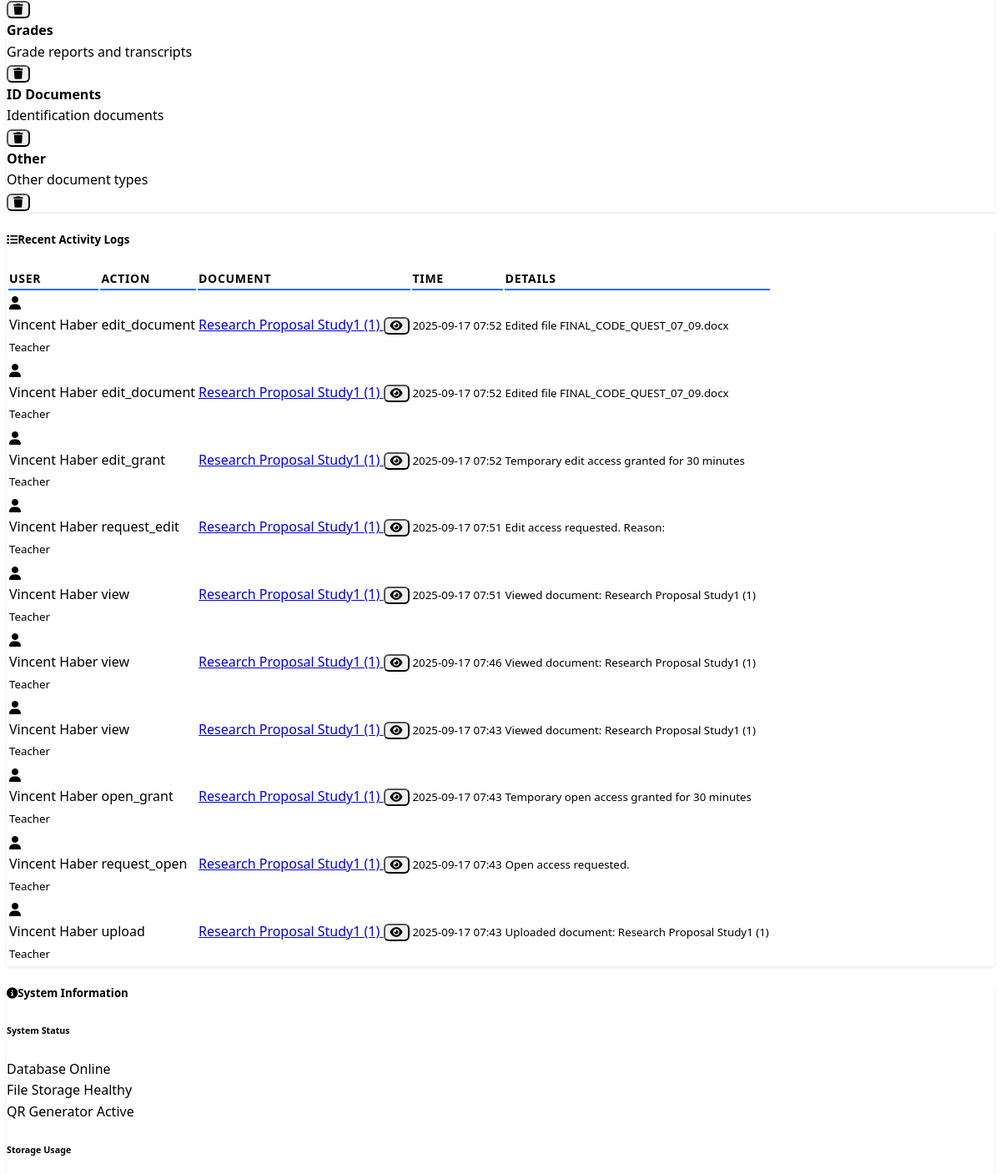
Page /admin (signed in, middle part) on the earlier database version.
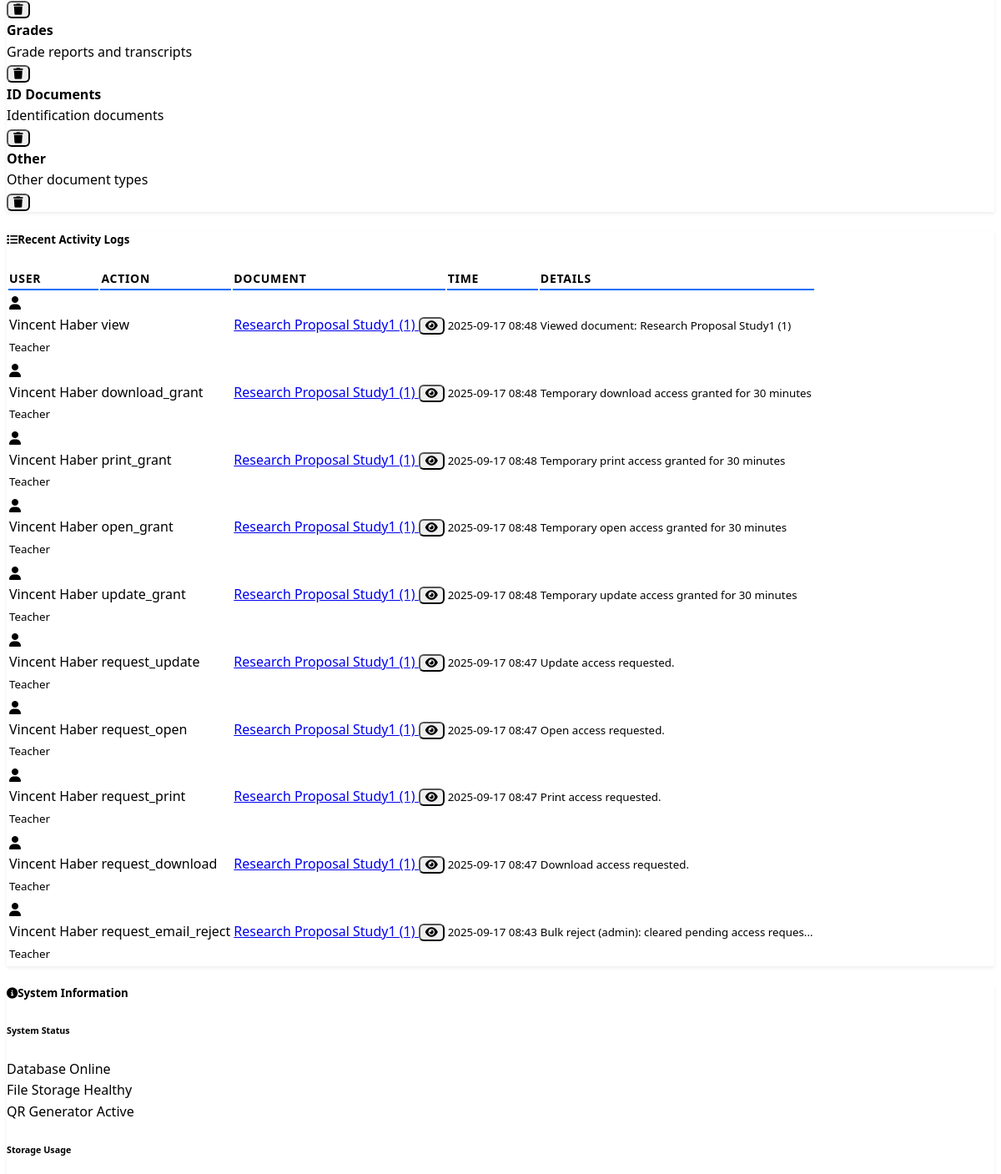
Same page on the later database version.
### models.py (models this page shows, shortened)
class DocumentType(db.Model):
    id = db.Column(db.Integer, primary_key=True)
    name = db.Column(db.String(50), unique=True, nullable=False)
    description = db.Column(db.Text)
    documents = db.relationship('Document', backref='document_type', lazy='dynamic')

class AccessLog(db.Model):
    id = db.Column(db.Integer, primary_key=True)
    user_id = db.Column(db.Integer, db.ForeignKey('user.id'), nullable=False)
    document_id = db.Column(db.Integer, db.ForeignKey('document.id'), nullable=True)
    action = db.Column(db.String(50), nullable=False)  # view, download, upload, delete, etc.
    ip_address = db.Column(db.String(45))
    user_agent = db.Column(db.Text)
    timestamp = db.Column(db.DateTime, default=datetime.utcnow, index=True)
    details = db.Column(db.Text)  # Additional details about the action

class User(UserMixin, db.Model):
    id = db.Column(db.Integer, primary_key=True)
    username = db.Column(db.String(64), unique=True, nullable=False, index=True)
    email = db.Column(db.String(120), unique=True, nullable=False, index=True)
    password_hash = db.Column(db.String(256), nullable=False)
    first_name = db.Column(db.String(50), nullable=False)
    last_name = db.Column(db.String(50), nullable=False)
    student_id = db.Column(db.String(20), unique=True, nullable=True)
    role_id = db.Column(db.Integer, db.ForeignKey('role.id'), nullable=False)
    is_active = db.Column(db.Boolean, default=True)
    last_login = db.Column(db.DateTime)
    created_at = db.Column(db.DateTime, default=datetime.utcnow)
    uploaded_documents = db.relationship('Document', foreign_keys='Document.uploaded_by_id', backref='uploader', lazy='dynamic')
    owned_documents = db.relationship('Document', foreign_keys='Document.owner_id', backref='owner', lazy='dynamic')
    access_logs = db.relationship('AccessLog', backref='user', lazy='dynamic')
    def get_full_name(self):
        return f"{self.first_name} {self.last_name}"
    def has_role(self, role_name):
        return self.role and self.role.name == role_name
    def can_access_admin(self):
        return self.has_role('Admin')
    def can_upload_documents(self):
        return self.has_role('Admin') or self.has_role('Teacher') or self.has_role('Registrar')

class Role(db.Model):
    id = db.Column(db.Integer, primary_key=True)
    name = db.Column(db.String(50), unique=True, nullable=False)
    users = db.relationship('User', backref='role', lazy='dynamic')

class Document(db.Model):
    id = db.Column(db.Integer, primary_key=True)
    title = db.Column(db.String(200), nullable=False)
    filename = db.Column(db.String(200), nullable=False)
    file_path = db.Column(db.String(500), nullable=False)
    file_size = db.Column(db.Integer)
    file_type = db.Column(db.String(50))
    qr_code_path = db.Column(db.String(500))
    qr_code_data = db.Column(db.Text)  # Stores the QR code content
    document_number = db.Column(db.String(50), unique=True, nullable=True)
    document_type_id = db.Column(db.Integer, db.ForeignKey('document_type.id'), nullable=False)
    uploaded_by_id = db.Column(db.Integer, db.ForeignKey('user.id'), nullable=False)
    owner_id = db.Column(db.Integer, db.ForeignKey('user.id'), nullable=False)
    created_at = db.Column(db.DateTime, default=datetime.utcnow)
    updated_at = db.Column(db.DateTime, default=datetime.utcnow, onupdate=datetime.utcnow)
    is_active = db.Column(db.Boolean, default=True)
    access_count = db.Column(db.Integer, default=0)
    access_logs = db.relationship('AccessLog', backref='document', lazy='dynamic')
    owner_details = db.relationship('OwnerDocumentDetails', backref='document', uselist=False, cascade='all, delete-orphan')

### routes.py (the view, shortened to what this page needs)
@app.route('/admin')
@login_required
def admin_panel():
    if not current_user.can_access_admin():
        flash('You do not have permission to access the admin panel.', 'error')
        return redirect(url_for('dashboard'))
    total_users = User.query.count()
    total_documents = Document.query.filter_by(is_active=True).count()
    recent_logs = AccessLog.query.order_by(desc(AccessLog.timestamp)).limit(10).all()
    document_types = DocumentType.query.order_by(DocumentType.name).all()
    try:
        raw_requests = AccessLog.query.filter_by(action='request_edit').order_by(desc(AccessLog.timestamp)).limit(200).all()
        pending = []
        for req in raw_requests:
            has_resolution = AccessLog.query.filter(
                AccessLog.document_id == req.document_id,
                AccessLog.user_id == req.user_id,
                AccessLog.action.in_(['edit_grant', 'request_edit_reject']),
                AccessLog.timestamp >= req.timestamp
            ).first()
            if not has_resolution:
                pending.append(req)
        pending_edit_requests = pending[:50]
    except Exception:
        pending_edit_requests = []
    try:
        raw_access = AccessLog.query.filter(AccessLog.action.in_([
            'request_download', 'request_print', 'request_update', 'request_open', 'request_email', 'request_owner_edit'
        ])).order_by(desc(AccessLog.timestamp)).limit(300).all()
        pend = []
        for req in raw_access:
            kind = req.action.replace('request_', '')
            resolution = AccessLog.query.filter(
                AccessLog.document_id == req.document_id,
                AccessLog.user_id == req.user_id,
                AccessLog.action.in_([f'{kind}_grant', f'request_{kind}_reject']),
                AccessLog.timestamp >= req.timestamp
            ).first()
            if not resolution:
                pend.append(req)
        pending_access_requests = pend[:100]
    except Exception:
        pending_access_requests = []
    try:
        cutoff = datetime.utcnow() - timedelta(minutes=30)
        active_grants = AccessLog.query.filter(
            AccessLog.action.in_(['edit_grant', 'download_grant', 'print_grant', 'update_grant', 'open_grant', 'email_grant', 'owner_edit_grant']),
            AccessLog.timestamp >= cutoff
        ).order_by(desc(AccessLog.timestamp)).limit(500).all()
        filtered = []
        active_grants = filtered
    except Exception:
        active_grants = []
    try:
        active_grants_info = []
    except Exception:
        active_grants_info = []
    return render_template('admin.html',
                         total_users=total_users,
                         total_documents=total_documents,
                         recent_logs=recent_logs,
                         document_types=document_types,
                         pending_edit_requests=pending_edit_requests,
                         pending_access_requests=pending_access_requests,
                         active_grants=active_grants,
                         active_grants_info=active_grants_info)

### app.py (called while the page is built)
@app.context_processor
def inject_static_version():
    return {'static_version': app.config.get('STATIC_VERSION', '1')}

@login_manager.user_loader
def load_user(user_id):
    from models import User
    return User.query.get(int(user_id))

### templates/admin.html (shortened to what the changed rows need)
{% extends "base.html" %}
{% block content %}
<div class="container mt-4">
                    {% set req_count = (pending_edit_requests|length) if pending_edit_requests else 0 %}
                    {% set acc_count = (pending_access_requests|length) if pending_access_requests else 0 %}
    <div class="row mb-4">
        <div class="col-12">
            <div class="card">
                <div class="card-body">
                    {% if document_types %}
                    <div class="list-group">
                        {% for dt in document_types %}
                        <div class="list-group-item d-flex justify-content-between align-items-center">
                            <div>
                                <strong>{{ dt.name }}</strong>
                                {% if dt.description %}
                                <div class="small text-muted">{{ dt.description }}</div>
                                {% endif %}
                            </div>
                            <div>
                                <form method="POST" action="{{ url_for('delete_document_type', type_id=dt.id) }}" style="display:inline;">
                                    <button type="submit" class="btn btn-sm btn-outline-danger" onclick="return confirm('Delete document type {{ dt.name }}? This cannot be undone.');">
                                        <i class="fas fa-trash"></i>
                                    </button>
                                </form>
                            </div>
                        </div>
                        {% endfor %}
                    </div>
                    {% else %}
                    <p class="text-muted">No document types defined yet.</p>
                    {% endif %}
                </div>
            </div>
        </div>
    </div>
    <div class="row mb-4">
        <div class="col-lg-8 mb-4">
            <div class="card h-100">
                <div class="card-body">
                    {% if recent_logs %}
                        <div class="table-responsive">
                            <table class="table table-hover">
                                <thead>
                                    <tr>
                                        <th>User</th>
                                        <th>Action</th>
                                        <th>Document</th>
                                        <th>Time</th>
                                        <th>Details</th>
                                    </tr>
                                </thead>
                                <tbody>
                                    {% for log in recent_logs %}
                                    <tr>
                                        <td>
                                            <div class="d-flex align-items-center">
                                                <i class="fas fa-user text-primary me-2"></i>
                                                <div>
                                                    <div class="fw-bold">{{ log.user.get_full_name() }}</div>
                                                    <small class="text-muted">{{ log.user.role.name }}</small>
                                                </div>
                                            </div>
                                        </td>
                                        <td>
                                            <span class="badge bg-{{ 'success' if log.action == 'upload' else 'info' if log.action == 'view' else 'warning' if log.action == 'download' else 'danger' if 'failed' in log.action else 'secondary' }}">
                                                {{ log.action }}
                                            </span>
                                        </td>
                                        <td>
                                            {% if log.document %}
                                                <a href="{{ url_for('document_detail', doc_id=log.document.id) }}" class="text-decoration-none">
                                                    {{ log.document.title[:30] }}{% if log.document.title|length > 30 %}...{% endif %}
                                                </a>
                                                <button class="btn btn-sm btn-outline-info ms-2" onclick="previewDocument({{ log.document.id }})" title="Preview">
                                                    <i class="fas fa-eye"></i>
                                                </button>
                                            {% else %}
                                                <span class="text-muted">N/A</span>
                                            {% endif %}
                                        </td>
                                        <td>
                                            <small>{{ log.timestamp.strftime('%Y-%m-%d %H:%M') }}</small>
                                        </td>
                                        <td>
                                            {% if log.details %}
                                                <small class="text-muted">{{ log.details[:50] }}{% if log.details|length > 50 %}...{% endif %}</small>
                                            {% endif %}
                                        </td>
                                    </tr>
                                    {% endfor %}
                                </tbody>
                            </table>
                        </div>
                    {% else %}
                        <div class="text-center py-4">
                            <i class="fas fa-history fa-3x text-muted mb-3"></i>
                            <p class="text-muted">No recent activity logs found.</p>
                        </div>
                    {% endif %}
                </div>
            </div>
        </div>
    </div>
</div>
{% endblock %}

Differences in the rows shown:
no longer on this page (row unchanged): AccessLog: user.get_full_name "Vincent Haber", user.role.name "Teacher", action "edit_document", document "Research Proposal Study1 (1)", timestamp "2025-09-17 07:52", details "Edited file FINAL_CODE_QUEST_07_09.docx"
no longer on this page (row unchanged): AccessLog: user.get_full_name "Vincent Haber", user.role.name "Teacher", action "edit_document", document "Research Proposal Study1 (1)", timestamp "2025-09-17 07:52", details "Edited file FINAL_CODE_QUEST_07_09.docx"
no longer on this page (row unchanged): AccessLog: user.get_full_name "Vincent Haber", user.role.name "Teacher", action "edit_grant", document "Research Proposal Study1 (1)", timestamp "2025-09-17 07:52", details "Temporary edit access granted for 30 minutes"
no longer on this page (row unchanged): AccessLog: user.get_full_name "Vincent Haber", user.role.name "Teacher", action "request_edit", document "Research Proposal Study1 (1)", timestamp "2025-09-17 07:51", details "Edit access requested. Reason:"
no longer on this page (row unchanged): AccessLog: user.get_full_name "Vincent Haber", user.role.name "Teacher", action "view", document "Research Proposal Study1 (1)", timestamp "2025-09-17 07:51", details "Viewed document: Research Proposal Study1 (1)"
no longer on this page (row unchanged): AccessLog: user.get_full_name "Vincent Haber", user.role.name "Teacher", action "view", document "Research Proposal Study1 (1)", timestamp "2025-09-17 07:46", details "Viewed document: Research Proposal Study1 (1)"
no longer on this page (row unchanged): AccessLog: user.get_full_name "Vincent Haber", user.role.name "Teacher", action "view", document "Research Proposal Study1 (1)", timestamp "2025-09-17 07:43", details "Viewed document: Research Proposal Study1 (1)"
no longer on this page (row unchanged): AccessLog: user.get_full_name "Vincent Haber", user.role.name "Teacher", action "open_grant", document "Research Proposal Study1 (1)", timestamp "2025-09-17 07:43", details "Temporary open access granted for 30 minutes"
no longer on this page (row unchanged): AccessLog: user.get_full_name "Vincent Haber", user.role.name "Teacher", action "request_open", document "Research Proposal Study1 (1)", timestamp "2025-09-17 07:43", details "Open access requested."
no longer on this page (row unchanged): AccessLog: user.get_full_name "Vincent Haber", user.role.name "Teacher", action "upload", document "Research Proposal Study1 (1)", timestamp "2025-09-17 07:43", details "Uploaded document: Research Proposal Study1 (1)"
added AccessLog: user.get_full_name "Vincent Haber", user.role.name "Teacher", action "view", document "Research Proposal Study1 (1)", timestamp "2025-09-17 08:48", details "Viewed document: Research Proposal Study1 (1)"
added AccessLog: user.get_full_name "Vincent Haber", user.role.name "Teacher", action "download_grant", document "Research Proposal Study1 (1)", timestamp "2025-09-17 08:48", details "Temporary download access granted for 30 minutes"
added AccessLog: user.get_full_name "Vincent Haber", user.role.name "Teacher", action "print_grant", document "Research Proposal Study1 (1)", timestamp "2025-09-17 08:48", details "Temporary print access granted for 30 minutes"
added AccessLog: user.get_full_name "Vincent Haber", user.role.name "Teacher", action "open_grant", document "Research Proposal Study1 (1)", timestamp "2025-09-17 08:48", details "Temporary open access granted for 30 minutes"
added AccessLog: user.get_full_name "Vincent Haber", user.role.name "Teacher", action "update_grant", document "Research Proposal Study1 (1)", timestamp "2025-09-17 08:48", details "Temporary update access granted for 30 minutes"
added AccessLog: user.get_full_name "Vincent Haber", user.role.name "Teacher", action "request_update", document "Research Proposal Study1 (1)", timestamp "2025-09-17 08:47", details "Update access requested."
added AccessLog: user.get_full_name "Vincent Haber", user.role.name "Teacher", action "request_open", document "Research Proposal Study1 (1)", timestamp "2025-09-17 08:47", details "Open access requested."
added AccessLog: user.get_full_name "Vincent Haber", user.role.name "Teacher", action "request_print", document "Research Proposal Study1 (1)", timestamp "2025-09-17 08:47", details "Print access requested."
added AccessLog: user.get_full_name "Vincent Haber", user.role.name "Teacher", action "request_download", document "Research Proposal Study1 (1)", timestamp "2025-09-17 08:47", details "Download access requested."
added AccessLog: user.get_full_name "Vincent Haber", user.role.name "Teacher", action "request_email_reject", document "Research Proposal Study1 (1)", timestamp "2025-09-17 08:43", details "Bulk reject (admin): cleared pending access reques"
